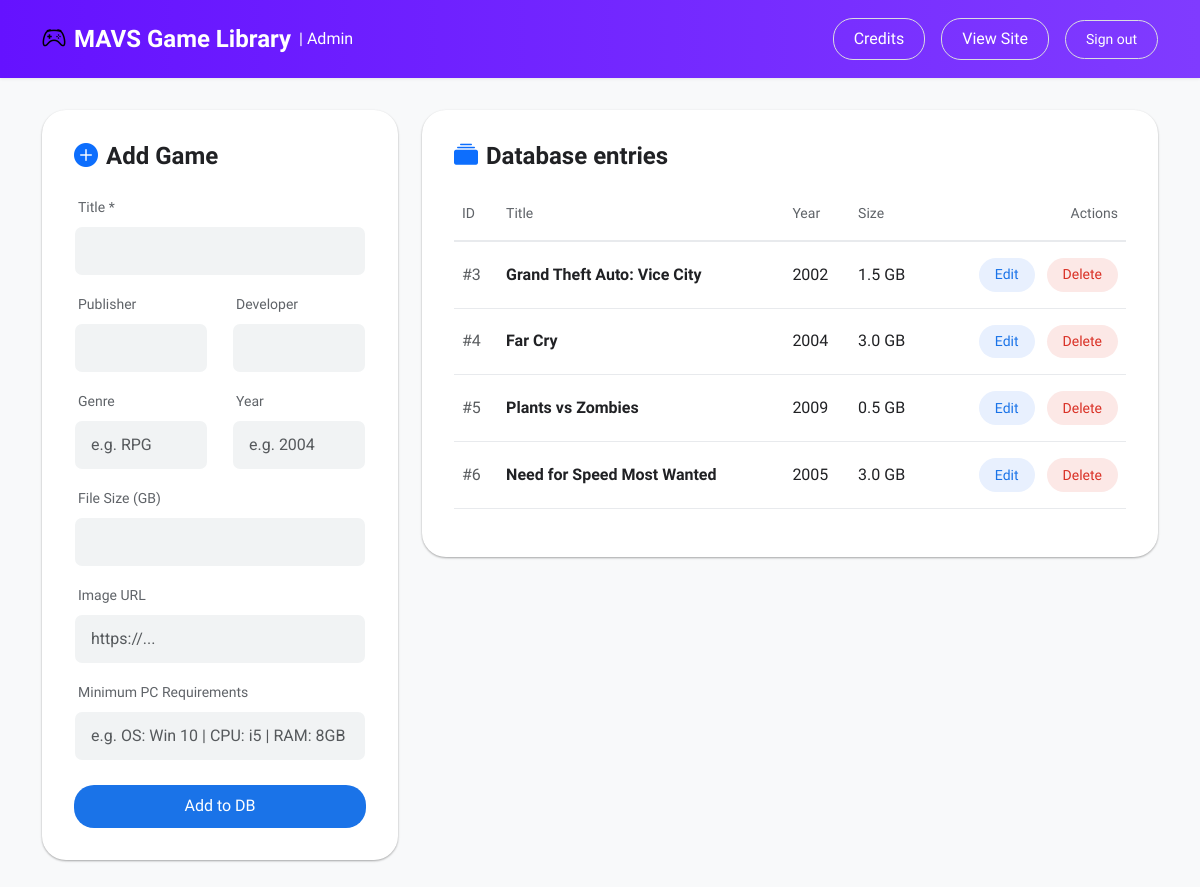
The page /manage (signed in) on the database its author committed.
### tables this page shows
CREATE TABLE games (
                            id INTEGER PRIMARY KEY AUTOINCREMENT,
                            title TEXT NOT NULL,
                            publisher TEXT,
                            developer TEXT,
                            genre TEXT,
                            release_year INTEGER,
                            file_size_gb REAL,
                            min_requirements TEXT,
                            image_url TEXT
                        );

### app.py (the view, shortened to what this page needs)
@app.route('/manage', methods=['GET', 'POST'])
def manage():
    if session.get('role') != 'admin':
        return redirect(url_for('index'))
    db = get_db()
    games = db.execute('SELECT * FROM games').fetchall()
    return render_template('manage.html', games=games, role=session.get('role'))

### app.py (called while the page is built)
def get_db():
    conn = sqlite3.connect(DATABASE)
    conn.row_factory = sqlite3.Row
    return conn

### templates/manage.html (shortened to what this page needs)
<!DOCTYPE html>
<html lang="en">
<head>
    <link href="https://cdn.jsdelivr.net/npm/bootstrap@5.3.0/dist/css/bootstrap.min.css" rel="stylesheet">
    <link rel="stylesheet" href="https://cdn.jsdelivr.net/npm/bootstrap-icons@1.11.1/font/bootstrap-icons.css">
</head>
<body>
    <nav class="navbar navbar-expand-lg sticky-top">
        <div class="container d-flex align-items-center justify-content-between">
            <a class="navbar-brand d-flex align-items-center" href="{{ url_for('index') }}"
                style="color: white !important;">
                <i class="bi bi-controller fs-4 me-2" style="color: black !important;"></i>
                MAVS Game Library <span class="ms-2 fs-6 fw-normal" style="color: white !important;">| Admin</span>
            </a>
            <div class="d-flex align-items-center">
                <a href="{{ url_for('credits') }}" class="btn btn-outline me-3">Credits</a>
                <a href="{{ url_for('index') }}" class="btn btn-outline me-3">View Site</a>
                <a href="{{ url_for('logout') }}" class="btn btn-outline btn-sm">Sign out</a>
            </div>
        </div>
    </nav>
    <div class="container">
        <div class="row">
            <div class="col-xl-4 col-lg-5 mb-4">
                <div class="surface-card">
                    <h4 class="section-title"><i class="bi bi-plus-circle-fill text-primary me-2"></i> Add Game</h4>
                    <form action="{{ url_for('manage') }}" method="post">
                        <div class="mb-3">
                            <label class="form-label">Title *</label>
                            <input type="text" name="title" class="form-control" required>
                        </div>
                        <div class="row">
                            <div class="col-6 mb-3">
                                <label class="form-label">Publisher</label>
                                <input type="text" name="publisher" class="form-control">
                            </div>
                            <div class="col-6 mb-3">
                                <label class="form-label">Developer</label>
                                <input type="text" name="developer" class="form-control">
                            </div>
                        </div>
                        <div class="row">
                            <div class="col-6 mb-3">
                                <label class="form-label">Genre</label>
                                <input type="text" name="genre" class="form-control" placeholder="e.g. RPG">
                            </div>
                            <div class="col-6 mb-3">
                                <label class="form-label">Year</label>
                                <input type="number" name="release_year" class="form-control" placeholder="e.g. 2004">
                            </div>
                        </div>
                        <div class="mb-3">
                            <label class="form-label">File Size (GB)</label>
                            <input type="number" step="0.001" name="file_size_gb" class="form-control">
                        </div>
                        <div class="mb-3">
                            <label class="form-label">Image URL</label>
                            <input type="url" name="image_url" class="form-control" placeholder="https://...">
                        </div>
                        <div class="mb-4">
                            <label class="form-label">Minimum PC Requirements</label>
                            <input type="text" name="min_requirements" class="form-control"
                                placeholder="e.g. OS: Win 10 | CPU: i5 | RAM: 8GB">
                        </div>
                        <button type="submit" class="btn btn-primary w-100">Add to DB</button>
                    </form>
                </div>
            </div>
            <div class="col-xl-8 col-lg-7">
                <div class="surface-card">
                    <h4 class="section-title"><i class="bi bi-collection-fill text-primary me-2"></i> Database entries
                    </h4>
                    <div class="table-responsive">
                        <table class="table table-hover">
                            <thead>
                                <tr>
                                    <th>ID</th>
                                    <th>Title</th>
                                    <th>Year</th>
                                    <th>Size</th>
                                    <th class="text-end">Actions</th>
                                </tr>
                            </thead>
                            <tbody>
                                {% for game in games %}
                                <tr>
                                    <td class="text-muted">#{{ game.id }}</td>
                                    <td class="fw-bold">{{ game.title }}</td>
                                    <td>{{ game.release_year or '-' }}</td>
                                    <td>{{ game.file_size_gb or '-' }} GB</td>
                                    <td class="text-end">
                                        <button type="button" class="btn btn-edit-tonal me-2" data-bs-toggle="modal"
                                            data-bs-target="#editModal{{ game.id }}">
                                            Edit
                                        </button>
                                        <form action="{{ url_for('manage') }}" method="post" class="d-inline"
                                            onsubmit="return confirm('Delete {{ game.title }}?');">
                                            <button type="submit" class="btn btn-danger-tonal">Delete</button>
                                        </form>
                                    </td>
                                </tr>
                                {% else %}
                                <tr>
                                    <td colspan="5" class="text-center text-muted py-4">No games in database.</td>
                                </tr>
                                {% endfor %}
                            </tbody>
                        </table>
                    </div>
                </div>
            </div>
        </div>
    </div>
</body>
</html>

### templates/manage.html (style rules this page uses)
body { font-family: 'Google Sans', 'Roboto', sans-serif; background-image: url('/static/VioletWallpaper.jpg'); background-size: cover; background-position: center; background-repeat: no-repeat; background-attachment: fixed; background-color: #f8f9fa; padding-bottom: 3rem; }
.navbar { background: linear-gradient(to right, #6512ff, #803bff); background-color: white; box-shadow: 0 1px 3px rgba(0, 0, 0, 0.08); padding: 1rem 0; margin-bottom: 2rem; }
.navbar-brand { font-weight: 700; color: #202124 !important; font-size: 1.5rem; }
.btn-outline { border: 1px solid #dadce0; color: #ffffff; border-radius: 20px; padding: 0.5rem 1.25rem; font-weight: 500; }
.surface-card { background: rgb(255, 255, 255); border-radius: 24px; padding: 2rem; box-shadow: 0 1px 3px rgba(0, 0, 0, 0.12), 0 1px 2px rgba(0, 0, 0, 0.24); margin-bottom: 2rem; }
.section-title { font-weight: 700; color: #202124; margin-bottom: 1.5rem; display: flex; align-items: center; }
.form-control, .form-select { border-radius: 8px; padding: 0.75rem 1rem; background-color: #f1f3f4; border: 1px solid transparent; font-family: 'Roboto', sans-serif; }
.form-label { font-size: 0.875rem; font-weight: 500; color: #5f6368; margin-left: 0.25rem; }
.btn-primary { background-color: #1a73e8; border: none; border-radius: 20px; padding: 0.6rem 2rem; font-weight: 500; }
.btn-danger-tonal { background-color: #fce8e6; color: #d93025; border: none; border-radius: 20px; padding: 0.4rem 1rem; font-weight: 500; font-size: 0.875rem; }
.btn-edit-tonal { background-color: #e8f0fe; color: #1a73e8; border: none; border-radius: 20px; padding: 0.4rem 1rem; font-weight: 500; font-size: 0.875rem; }
.table { vertical-align: middle; }
.table th { color: #5f6368; font-weight: 500; font-size: 0.875rem; border-bottom: 2px solid #e8eaed; padding-bottom: 1rem; }
.table td { color: #202124; padding: 1rem 0.5rem; border-bottom: 1px solid #e8eaed; }

### rows shown on the page
games: id "3", title "Grand Theft Auto: Vice City", release_year "2002", file_size_gb "1.5"
games: id "4", title "Far Cry", release_year "2004", file_size_gb "3.0"
games: id "5", title "Plants vs Zombies", release_year "2009", file_size_gb "0.5"
games: id "6", title "Need for Speed Most Wanted", release_year "2005", file_size_gb "3.0"
